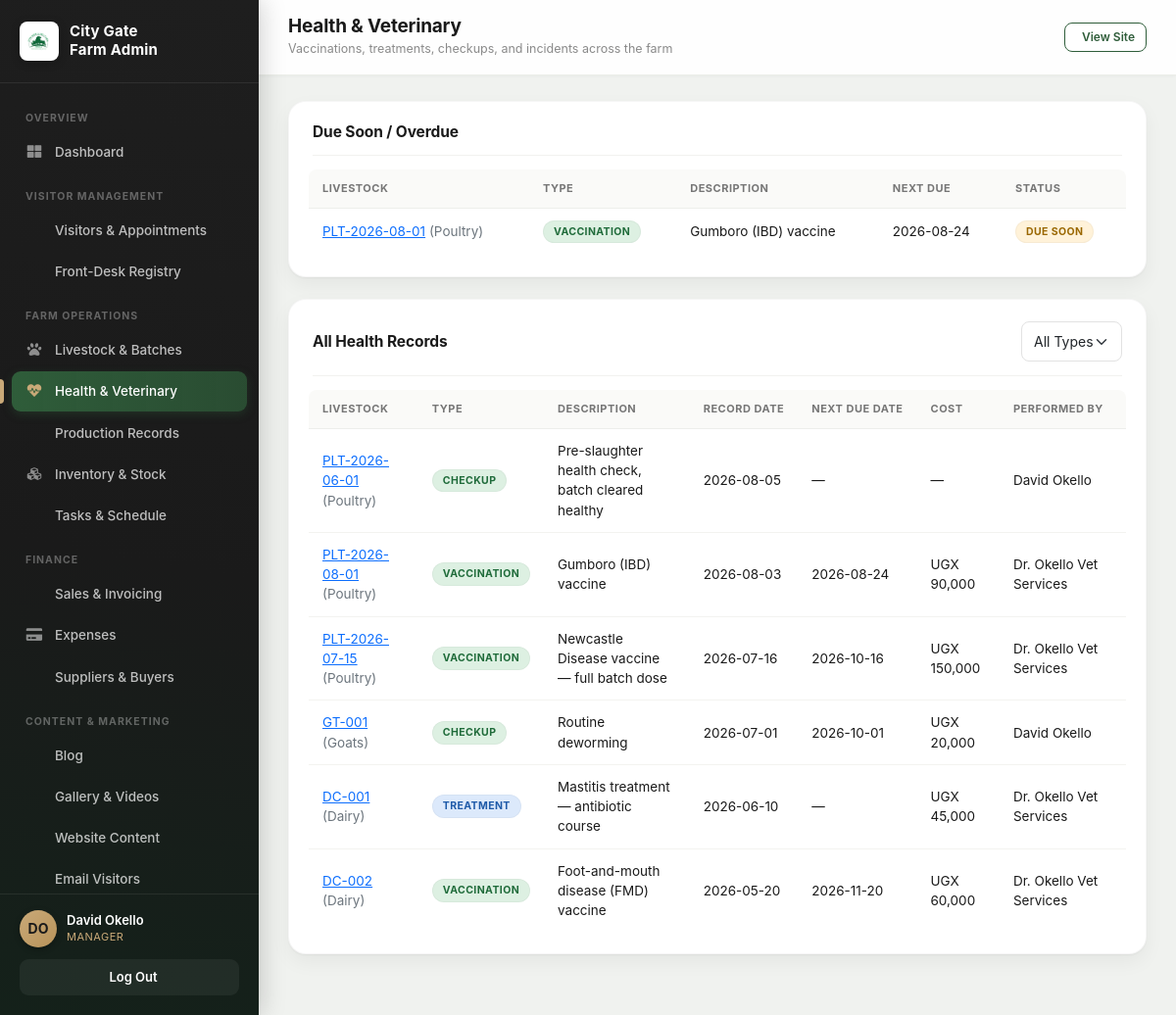
The app's page /admin/health.php (signed in) with its own data.
### tables this page shows
CREATE TABLE `livestock_health_records` (
  `id` int(11) NOT NULL AUTO_INCREMENT,
  `livestock_id` int(11) NOT NULL,
  `record_type` enum('Vaccination','Treatment','Checkup','Incident') NOT NULL,
  `description` text NOT NULL,
  `record_date` date NOT NULL,
  `next_due_date` date DEFAULT NULL,
  `cost` decimal(12,2) DEFAULT NULL,
  `performed_by` varchar(150) DEFAULT NULL,
  `created_at` datetime NOT NULL DEFAULT current_timestamp(),
  PRIMARY KEY (`id`),
  KEY `livestock_id` (`livestock_id`),
  CONSTRAINT `livestock_health_records_ibfk_1` FOREIGN KEY (`livestock_id`) REFERENCES `livestock_records` (`id`) ON DELETE CASCADE
);

CREATE TABLE `livestock_records` (
  `id` int(11) NOT NULL AUTO_INCREMENT,
  `sector` enum('Poultry','Goats','Dairy') NOT NULL,
  `identifier` varchar(60) NOT NULL,
  `breed` varchar(100) DEFAULT NULL,
  `sex` enum('Male','Female') DEFAULT NULL,
  `quantity` int(11) NOT NULL DEFAULT 1,
  `date_acquired` date NOT NULL,
  `source` enum('Hatched','Purchased','Born') NOT NULL DEFAULT 'Purchased',
  `status` enum('Active','Sold','Deceased') NOT NULL DEFAULT 'Active',
  `notes` text DEFAULT NULL,
  `created_by` int(11) DEFAULT NULL,
  `created_at` datetime NOT NULL DEFAULT current_timestamp(),
  `updated_at` datetime NOT NULL DEFAULT current_timestamp() ON UPDATE current_timestamp(),
  PRIMARY KEY (`id`),
  UNIQUE KEY `identifier` (`identifier`),
  KEY `created_by` (`created_by`),
  CONSTRAINT `livestock_records_ibfk_1` FOREIGN KEY (`created_by`) REFERENCES `users` (`id`) ON DELETE SET NULL
);

### admin/health.php (the view, shortened to what this page needs)
<?php
require_once __DIR__ . '/includes/header.php';
$today = date('Y-m-d');
$where = [];
$params = [];
$whereSql = $where ? 'WHERE ' . implode(' AND ', $where) : '';
$stmt = $pdo->prepare("
   SELECT h.*, l.identifier AS livestock_identifier, l.sector AS livestock_sector
   FROM livestock_health_records h
   JOIN livestock_records l ON l.id = h.livestock_id
   $whereSql
   ORDER BY h.record_date DESC, h.id DESC
");
$stmt->execute($params);
$records = $stmt->fetchAll();
$dueStmt = $pdo->prepare("
   SELECT h.*, l.identifier AS livestock_identifier, l.sector AS livestock_sector
   FROM livestock_health_records h
   JOIN livestock_records l ON l.id = h.livestock_id
   WHERE h.next_due_date IS NOT NULL AND h.next_due_date <= DATE_ADD(?, INTERVAL 30 DAY)
   ORDER BY h.next_due_date ASC
");
$dueStmt->execute([$today]);
$dueSoon = $dueStmt->fetchAll();
function cg_health_type_badge_class(string $type): string {
   return match ($type) {
      'Vaccination' => 'cg-badge-active',
      'Treatment' => 'cg-badge-scheduled',
      'Checkup' => 'cg-badge-approved',
      'Incident' => 'cg-badge-rejected',
      default => 'cg-badge-draft',
   };
}
?>
<div class="cg-panel">
   <div class="cg-panel-head">
      <h2>Due Soon / Overdue</h2>
   </div>
   <div class="cg-table-wrap">
      <table class="cg-table">
         <thead><tr><th>Livestock</th><th>Type</th><th>Description</th><th>Next Due</th><th>Status</th></tr></thead>
         <tbody>
         <?php if (!$dueSoon): ?>
            <tr><td colspan="5" class="text-muted">Nothing due in the next 30 days.</td></tr>
         <?php else: foreach ($dueSoon as $d): $isOverdue = $d['next_due_date'] < $today; ?>
            <tr>
               <td><a href="livestock.php?id=<?php echo (int) $d['livestock_id']; ?>"><?php echo htmlspecialchars($d['livestock_identifier']); ?></a> <span class="text-muted">(<?php echo htmlspecialchars($d['livestock_sector']); ?>)</span></td>
               <td><span class="cg-badge <?php echo cg_health_type_badge_class($d['record_type']); ?>"><?php echo htmlspecialchars($d['record_type']); ?></span></td>
               <td><?php echo htmlspecialchars($d['description']); ?></td>
               <td><?php echo htmlspecialchars($d['next_due_date']); ?></td>
               <td>
                  <?php if ($isOverdue): ?>
                     <span class="cg-badge cg-badge-rejected">Overdue</span>
                  <?php else: ?>
                     <span class="cg-badge cg-badge-pending">Due Soon</span>
                  <?php endif; ?>
               </td>
            </tr>
         <?php endforeach; endif; ?>
         </tbody>
      </table>
   </div>
</div>
<div class="cg-panel">
   <div class="cg-panel-head">
      <h2>All Health Records</h2>
      <form method="get" class="d-flex gap-2">
         <select name="type" class="form-select form-select-sm" onchange="this.form.submit()">
            <option value="">All Types</option>
         </select>
      </form>
   </div>
   <div class="cg-table-wrap">
      <table class="cg-table">
         <thead><tr><th>Livestock</th><th>Type</th><th>Description</th><th>Record Date</th><th>Next Due Date</th><th>Cost</th><th>Performed By</th></tr></thead>
         <tbody>
         <?php if (!$records): ?>
            <tr><td colspan="7" class="text-muted">No health records match this filter.</td></tr>
         <?php else: foreach ($records as $r): ?>
            <tr>
               <td><a href="livestock.php?id=<?php echo (int) $r['livestock_id']; ?>"><?php echo htmlspecialchars($r['livestock_identifier']); ?></a> <span class="text-muted">(<?php echo htmlspecialchars($r['livestock_sector']); ?>)</span></td>
               <td><span class="cg-badge <?php echo cg_health_type_badge_class($r['record_type']); ?>"><?php echo htmlspecialchars($r['record_type']); ?></span></td>
               <td><?php echo htmlspecialchars($r['description']); ?></td>
               <td><?php echo htmlspecialchars($r['record_date']); ?></td>
               <td><?php echo htmlspecialchars($r['next_due_date'] ?: '—'); ?></td>
               <td><?php echo $r['cost'] !== null ? 'UGX ' . number_format((float) $r['cost']) : '—'; ?></td>
               <td><?php echo htmlspecialchars($r['performed_by'] ?: '—'); ?></td>
            </tr>
         <?php endforeach; endif; ?>
         </tbody>
      </table>
   </div>
</div>
<?php require_once __DIR__ . '/includes/footer.php'; ?>

### css/cg-theme.css (style rules this page uses)
:root { --farm-green: #2F5D3A; --farm-green-dark: #1F3F27; --cream: #FAF7F0; --earth: #C9A978; --charcoal: #1A1A1A; --white: #FFFFFF; --soft-shadow: 0 4px 14px rgba(26, 26, 26, 0.08); --cta-green: #C9A978; }
* { box-sizing: border-box; }
body { font-family: 'Inter', -apple-system, BlinkMacSystemFont, 'Segoe UI', sans-serif; color: var(--charcoal); background: var(--cream); overflow-x: hidden; }

### css/cg-admin.css (style rules this page uses)
.cg-admin-body { background: #F0F2EF; font-family: 'Inter', -apple-system, sans-serif; min-height: 100vh; }
.cg-panel { background: #fff; border-radius: 18px; box-shadow: 0 1px 2px rgba(26,26,26,0.04), 0 8px 20px rgba(26, 26, 26, 0.05); border: 1px solid rgba(26,26,26,0.04); padding: 22px 24px; margin-bottom: 22px; }
.cg-panel-head { display: flex; align-items: center; justify-content: space-between; margin-bottom: 18px; flex-wrap: wrap; gap: 10px; padding-bottom: 14px; border-bottom: 1px solid #f2f2ef; }
.cg-panel-head h2 { font-size: 15.5px; font-weight: 700; color: var(--charcoal); margin: 0; letter-spacing: -0.1px; }
.cg-table-wrap { overflow-x: auto; margin: -4px -4px 0; }
.cg-table { width: 100%; border-collapse: collapse; font-size: 13.5px; }
.cg-table th { text-align: left; padding: 11px 14px; background: #FAFAF8; color: #767676; font-weight: 700; font-size: 11px; text-transform: uppercase; letter-spacing: 0.5px; border-bottom: 1.5px solid #edeeeb; white-space: nowrap; }
.cg-table th:first-child { border-top-left-radius: 8px; }
.cg-table th:last-child { border-top-right-radius: 8px; }
.cg-table td { padding: 12px 14px; border-bottom: 1px solid #f3f3f0; color: var(--charcoal); vertical-align: middle; }
.cg-table tr:last-child td { border-bottom: none; }
.cg-badge { display: inline-block; padding: 4px 11px; border-radius: 100px; font-size: 10.5px; font-weight: 700; text-transform: uppercase; letter-spacing: 0.4px; box-shadow: inset 0 0 0 1px rgba(0,0,0,0.03); }
.cg-badge-pending { background: #FFF2D9; color: #9A6700; }
.cg-badge-approved { background: #DDF0E2; color: #1F6B3A; }
.cg-badge-scheduled { background: #DCE9FB; color: #1E5AA8; }
.cg-badge-active { background: #DDF0E2; color: #1F6B3A; }
.cg-admin-content .form-control, .cg-admin-content .form-select { border-radius: 8px; border: 1.5px solid #e2e2e2; font-size: 14px; padding: 9px 12px; }

### records on screen
livestock_health_records: livestock.identifier "PLT-2026-08-01", livestock.sector "Poultry", record_type "VACCINATION", description "Gumboro (IBD) vaccine", next_due_date "2026-08-24", shows "DUE SOON", record_date "2026-08-03", cost "90,000", performed_by "Dr. Okello Vet Services"
livestock_health_records: livestock.identifier "PLT-2026-06-01", livestock.sector "Poultry", record_type "CHECKUP", description "Pre-slaughter health check, batch cleared healthy", record_date "2026-08-05", next_due_date "—", performed_by "David Okello"
livestock_health_records: livestock.identifier "PLT-2026-07-15", livestock.sector "Poultry", record_type "VACCINATION", description "Newcastle Disease vaccine — full batch dose", record_date "2026-07-16", next_due_date "2026-10-16", cost "150,000", performed_by "Dr. Okello Vet Services"
livestock_health_records: livestock.identifier "GT-001", livestock.sector "Goats", record_type "CHECKUP", description "Routine deworming", record_date "2026-07-01", next_due_date "2026-10-01", cost "20,000", performed_by "David Okello"
livestock_health_records: livestock.identifier "DC-001", livestock.sector "Dairy", record_type "TREATMENT", description "Mastitis treatment — antibiotic course", record_date "2026-06-10", next_due_date "—", cost "45,000", performed_by "Dr. Okello Vet Services"
livestock_health_records: livestock.identifier "DC-002", livestock.sector "Dairy", record_type "VACCINATION", description "Foot-and-mouth disease (FMD) vaccine", record_date "2026-05-20", next_due_date "2026-11-20", cost "60,000", performed_by "Dr. Okello Vet Services"

### other values on screen
$groupLabel "OVERVIEW"
$item['label'] "Dashboard"
$groupLabel "VISITOR MANAGEMENT"
$item['label'] "Visitors & Appointments"
$item['label'] "Front-Desk Registry"
$groupLabel "FARM OPERATIONS"
$item['label'] "Livestock & Batches"
$item['label'] "Health & Veterinary"
$item['label'] "Production Records"
$item['label'] "Inventory & Stock"
$item['label'] "Tasks & Schedule"
$groupLabel "FINANCE"
$item['label'] "Sales & Invoicing"
$item['label'] "Expenses"
$item['label'] "Suppliers & Buyers"
